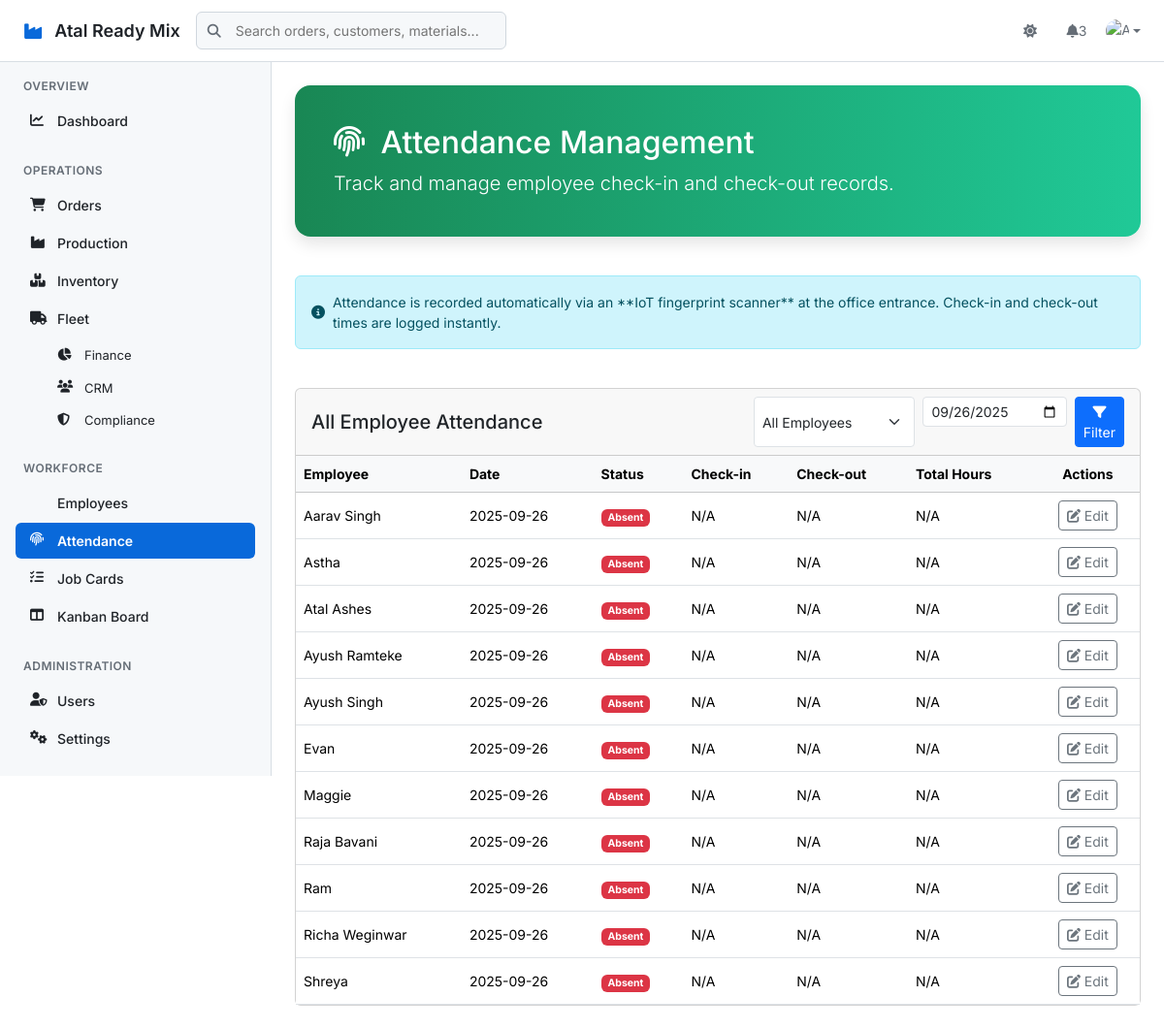
The app's page /erp/attendance (signed in) with its own data.
### tables this page shows
CREATE TABLE Employees (
    EmployeeID INTEGER PRIMARY KEY AUTOINCREMENT,
    Name TEXT,
    RoleID INTEGER,
    DepartmentID INTEGER,
    Phone TEXT,
    Email TEXT,
    DateOfJoining DATE,
    Status TEXT,
    FOREIGN KEY (RoleID) REFERENCES Roles(RoleID),
    FOREIGN KEY (DepartmentID) REFERENCES Departments(DepartmentID)
);

### app.py (the view, shortened to what this page needs)
@app.route('/erp/attendance', methods=['GET'])
@login_required
def erp_attendance():
    conn = get_db_connection()
    employee_id_filter = request.args.get('employee_id')
    date_filter = request.args.get('date', date.today().isoformat())
    today = date.today().isoformat()
    is_hr_or_admin = session.get('role') in ['Administrator', 'Human Resources']
    if is_hr_or_admin:
        query = '''
            SELECT a.*, e.Name,
            CAST((JULIANDAY(a.CheckOutTime) - JULIANDAY(a.CheckInTime)) * 24 AS REAL) as total_hours
            FROM Attendance a
            JOIN Employees e ON a.EmployeeID = e.EmployeeID
            WHERE a.AttendanceDate = ?
        '''
        params = [date_filter]
        if employee_id_filter:
            query += ' AND a.EmployeeID = ?'
            params.append(employee_id_filter)
        query += ' ORDER BY e.Name'
        attendance_records = conn.execute(query, params).fetchall()
        all_employees = conn.execute('SELECT EmployeeID, Name FROM Employees ORDER BY Name').fetchall()
        if not employee_id_filter and date_filter == today:
            present_employees = [rec['EmployeeID'] for rec in attendance_records]
            all_employees_today = conn.execute('SELECT EmployeeID, Name FROM Employees').fetchall()
            for emp in all_employees_today:
                if emp['EmployeeID'] not in present_employees:
                    attendance_records.append({
                        'AttendanceID': None,
                        'EmployeeID': emp['EmployeeID'],
                        'AttendanceDate': today,
                        'Name': emp['Name'],
                        'Status': 'Absent',
                        'CheckInTime': None,
                        'CheckOutTime': None,
                        'total_hours': None
                    })
            attendance_records = sorted(attendance_records, key=lambda x: x['Name'])
        conn.close()
        return render_template('erp/attendance.html', attendance_records=attendance_records, all_employees=all_employees, today=today)

### app.py (called while the page is built)
def get_db_connection():
    conn = sqlite3.connect(DATABASE, timeout=10)
    conn.row_factory = sqlite3.Row
    return conn

def login_required(f):
    @wraps(f)
    def decorated_function(*args, **kwargs):
        if 'user_id' not in session:
            return redirect(url_for('login'))
        return f(*args, **kwargs)
    return decorated_function

### templates/erp/attendance.html (shortened to what this page needs)
{% extends "base.html" %}
{% block content %}
<div class="main-header">
    <h2><i class="fas fa-fingerprint me-2"></i> Attendance Management</h2>
    <p class="lead mb-0">Track and manage employee check-in and check-out records.</p>
</div>
<div class="row mb-4">
    <div class="col-12">
        <div class="alert alert-info d-flex align-items-center" role="alert">
            <i class="fas fa-info-circle me-2"></i>
            <div>
                Attendance is recorded automatically via an **IoT fingerprint scanner** at the office entrance. Check-in and check-out times are logged instantly.
            </div>
        </div>
    </div>
</div>
{% if session.role in ['Administrator', 'Human Resources'] %}
<div class="row">
    <div class="col-12">
        <div class="card">
            <div class="card-header d-flex justify-content-between align-items-center">
                <h5 class="mb-0">All Employee Attendance</h5>
                <form id="filterForm" class="d-flex" method="GET">
                    <select class="form-select form-select-sm me-2" name="employee_id">
                        <option value="">All Employees</option>
                    </select>
                    <input type="date" class="form-control form-control-sm me-2" name="date" value="{{ request.args.get('date', today) }}">
                    <button type="submit" class="btn btn-primary btn-sm"><i class="fas fa-filter"></i> Filter</button>
                </form>
            </div>
            <div class="card-body p-0">
                <div class="table-responsive">
                    <table class="table table-hover mb-0">
                        <thead class="table-light">
                            <tr>
                                <th>Employee</th>
                                <th>Date</th>
                                <th>Status</th>
                                <th>Check-in</th>
                                <th>Check-out</th>
                                <th>Total Hours</th>
                                <th class="text-center">Actions</th>
                            </tr>
                        </thead>
                        <tbody>
                            {% for record in attendance_records %}
                            <tr>
                                <td>{{ record.Name }}</td>
                                <td>{{ record.AttendanceDate }}</td>
                                <td>
                                    <span class="badge bg-{% if record.Status == 'Present' %}success{% elif record.Status == 'Absent' %}danger{% else %}warning{% endif %}">
                                        {{ record.Status }}
                                    </span>
                                </td>
                                <td class="text-green-600">{{ record.CheckInTime or 'N/A' }}</td>
                                <td class="text-red-600">{{ record.CheckOutTime or 'N/A' }}</td>
                                <td>
                                    {% if record.total_hours %}
                                        {{ "%.2f"|format(record.total_hours) }} hrs
                                    {% else %}
                                        N/A
                                    {% endif %}
                                </td>
                                <td class="text-center">
                                    {% if session.role == 'Human Resources' and session.employee_id == record.EmployeeID %}
                                    <button class="btn btn-sm btn-outline-secondary" disabled>
                                        <i class="fas fa-edit"></i> Edit
                                    </button>
                                    {% else %}
                                    <button class="btn btn-sm btn-outline-secondary edit-btn"
                                            data-id="{{ record.AttendanceID }}"
                                            data-date="{{ record.AttendanceDate }}"
                                            data-checkin="{{ record.CheckInTime or '' }}"
                                            data-checkout="{{ record.CheckOutTime or '' }}">
                                        <i class="fas fa-edit"></i> Edit
                                    </button>
                                    {% endif %}
                                </td>
                            </tr>
                            {% else %}
                            <tr>
                                <td colspan="7" class="text-center text-muted">No attendance records found.</td>
                            </tr>
                            {% endfor %}
                        </tbody>
                    </table>
                </div>
            </div>
        </div>
    </div>
</div>
{% endif %}
{% endblock %}

### templates/base.html (style rules this page uses)
:root { --color-canvas-default: #ffffff; --color-canvas-subtle: #f6f8fa; --color-canvas-inset: #f6f8fa; --color-border-default: #d0d7de; --color-border-muted: #d8dee4; --color-fg-default: #1f2328; --color-fg-muted: #656d76; --color-fg-subtle: #6e7781; --color-accent-fg: #0969da; --color-accent-emphasis: #0969da; --color-success-fg: #1a7f37; --color-danger-fg: #d1242f; --color-warning-fg: #9a6700; --color-neutral-muted: rgba(175,184,193,0.2); --color-primer-shadow-focus: 0 0 0 3px rgba(9,105,218,0.3); --header-height: 64px; --sidebar-width: 280px; }
* { box-sizing: border-box; }
body { font-family: 'Inter', -apple-system, BlinkMacSystemFont, 'Segoe UI', sans-serif; font-size: 14px; line-height: 1.5; color: var(--color-fg-default); background-color: var(--color-canvas-default); margin: 0; overflow-x: hidden; }

### templates/erp/attendance.html (style rules this page uses)
.main-header { background: linear-gradient(90deg, #198754 0%, #20c997 100%); color: white; padding: 2.5rem; border-radius: 1rem; margin-bottom: 2.5rem; box-shadow: 0 8px 16px rgba(0,0,0,0.1); }
.table thead th, .table tbody td { vertical-align: middle; }
.text-green-600 { color: #1a7f37; }
.text-red-600 { color: #d1242f; }
.form-control-sm { height: calc(1.5em + 0.5rem + 2px); }

### records on screen
Employees: Name "Aarav Singh", AttendanceDate "2025-09-26", Status "Absent", CheckInTime "N/A", CheckOutTime "N/A"
Employees: Name "Astha", AttendanceDate "2025-09-26", Status "Absent", CheckInTime "N/A", CheckOutTime "N/A"
Employees: Name "Atal Ashes", AttendanceDate "2025-09-26", Status "Absent", CheckInTime "N/A", CheckOutTime "N/A"
Employees: Name "Ayush Ramteke", AttendanceDate "2025-09-26", Status "Absent", CheckInTime "N/A", CheckOutTime "N/A"
Employees: Name "Ayush Singh", AttendanceDate "2025-09-26", Status "Absent", CheckInTime "N/A", CheckOutTime "N/A"
Employees: Name "Evan", AttendanceDate "2025-09-26", Status "Absent", CheckInTime "N/A", CheckOutTime "N/A"
Employees: Name "Maggie", AttendanceDate "2025-09-26", Status "Absent", CheckInTime "N/A", CheckOutTime "N/A"
Employees: Name "Raja Bavani", AttendanceDate "2025-09-26", Status "Absent", CheckInTime "N/A", CheckOutTime "N/A"
Employees: Name "Ram", AttendanceDate "2025-09-26", Status "Absent", CheckInTime "N/A", CheckOutTime "N/A"
Employees: Name "Richa Weginwar", AttendanceDate "2025-09-26", Status "Absent", CheckInTime "N/A", CheckOutTime "N/A"
Employees: Name "Shreya", AttendanceDate "2025-09-26", Status "Absent", CheckInTime "N/A", CheckOutTime "N/A"
